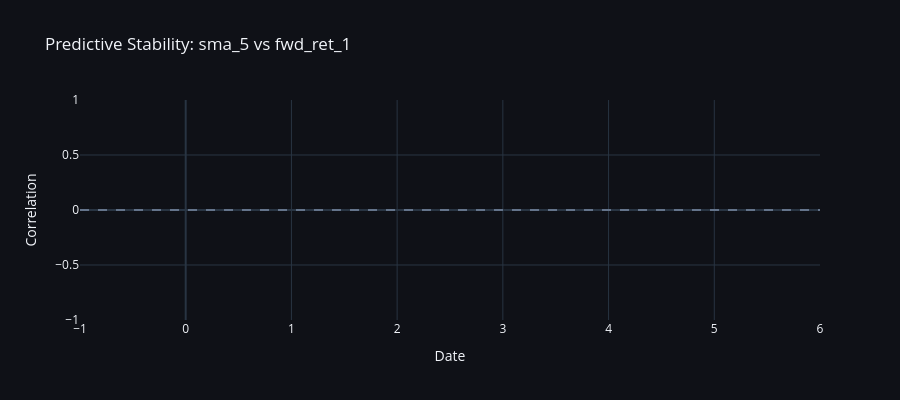

The cell this chart's notebook holds for it:
### Markdown cell above
## 3. Dynamic Feature Stability
Check if the predictive power of the top feature is stable over time.

### Code cell
corr_vals = np.array(corr_matrix)
top_idx = np.unravel_index(np.argmax(np.abs(corr_vals)), corr_vals.shape)
top_feat = feature_cols[top_idx[0]]
target_feat = target_cols[top_idx[1]]

print(f"Analyzing Stability for: {top_feat} vs {target_feat}")

win = 90
timestamps = df['timestamp'].to_numpy()[win:]
feat_vals = df[top_feat].to_numpy()
target_vals = df[target_feat].to_numpy()

rolling_corr = [np.corrcoef(feat_vals[i:i+win], target_vals[i:i+win])[0,1] for i in range(len(feat_vals)-win)]

fig_stab = go.Figure()
fig_stab.add_trace(go.Scatter(
    x=timestamps, 
    y=rolling_corr, 
    mode='lines', 
    name=f'Rolling {win}d Corr',
    line=dict(color='#a78bfa', width=2)
))
fig_stab.add_hline(y=0, line_dash="dash", line_color="#64748b")
fig_stab.update_layout(
    title=f"Predictive Stability: {top_feat} vs {target_feat}",
    template="plotly_dark",
    plot_bgcolor='#0f1117',
    paper_bgcolor='#0f1117',
    xaxis_title="Date",
    yaxis_title="Correlation",
    height=400
)
fig_stab.show()

### Figure 1 — Plotly figure (JSON) as saved in the notebook; plotly's stock layout.template omitted (floating-point values rounded to 4 significant figures)
{"data": [{"line": {"color": "#a78bfa", "width": 2}, "mode": "lines", "name": "Rolling 90d Corr", "type": "scatter", "x": [], "y": []}], "layout": {"height": 400, "paper_bgcolor": "#0f1117", "plot_bgcolor": "#0f1117", "shapes": [{"line": {"color": "#64748b", "dash": "dash"}, "type": "line", "x0": 0, "x1": 1, "xref": "x domain", "y0": 0, "y1": 0, "yref": "y"}], "title": {"text": "Predictive Stability: sma_5 vs fwd_ret_1"}, "xaxis": {"title": {"text": "Date"}}, "yaxis": {"title": {"text": "Correlation"}}}}
